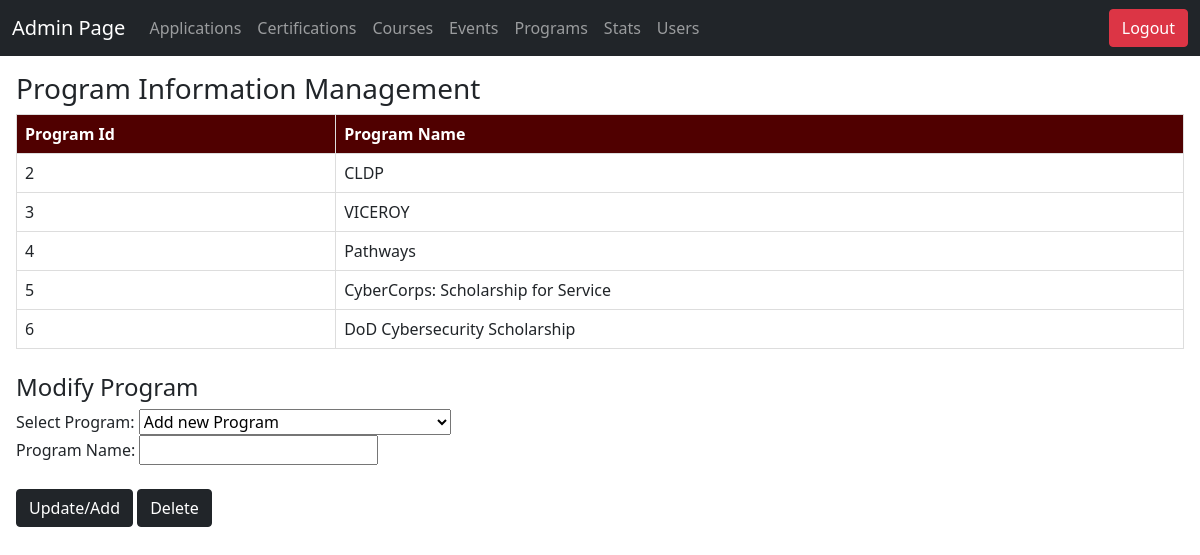
Screenshot of /admin/programs.php (signed in) with the database file from the repository.
### tables this page shows
CREATE TABLE `programs` (
  `prog_id` int(11) NOT NULL,
  `prog_name` varchar(128) NOT NULL
);

### utils/helpers.php (called while the page is built, shortened)
<?php
function getAllRecords($conn, $tableName, $id = null, $join_table = null, $join_on = null)
{
    if ($join_table && $join_on) {
        $sql = "SELECT * FROM $tableName
                JOIN $join_table ON $tableName.$join_on = $join_table.$join_on
                WHERE $tableName.user_id = '$id'";
    } elseif ($id) {
        $sql = "SELECT * FROM $tableName WHERE user_id = '$id'";
    } else {
        $sql = "SELECT * FROM $tableName";
    }
    $result = $conn->query($sql);
    $records = array();
    while ($row = $result->fetch_assoc()) {
        $records[] = $row;
    }
    return $records;
}
?>

### admin/programs.php (the view, shortened to what this page needs)
<?php
require_once "../utils/connect.php";
require "../utils/notification.php";
require "../utils/helpers.php";
$programs = getAllRecords($conn, 'programs');
?>
<!DOCTYPE html>
<html lang="en">
<head>
    <link rel="stylesheet" href="/bootstrap-5.0.2-dist/css/bootstrap.min.css">
</head>
<body>
    <nav class="navbar navbar-expand-lg navbar-dark bg-dark">
        <div class="container-fluid">
            <span class="navbar-brand">Admin Page</span>
            <div class="collapse navbar-collapse" id="navbarNav">
                <ul class="navbar-nav">
                    <li class="nav-item">
                        <a class="nav-link" href="applications.php">Applications</a>
                    </li>
                    <li class="nav-item">
                        <a class="nav-link" href="certifications.php">Certifications</a>
                    </li>
                    <li class="nav-item">
                        <a class="nav-link" href="courses.php">Courses</a>
                    </li>
                    <li class="nav-item">
                        <a class="nav-link" href="events.php">Events</a>
                    </li>
                    <li class="nav-item">
                        <a class="nav-link" href="programs.php">Programs</a>
                    </li>
                    <li class="nav-item">
                        <a class="nav-link" href="stats.php">Stats</a>
                    </li>
                    <li class="nav-item">
                        <a class="nav-link" href="users.php">Users</a>
                    </li>
                </ul>
            </div>
            <div class="navbar-nav ms-auto">
                <a href="../utils/logout.php" class="btn btn-danger">Logout</a>
            </div>
        </div>
    </nav>
    <section>
        <h3>Program Information Management</h3>
        <table border="1">
            <tr>
                <th>Program Id</th>
                <th>Program Name</th>
            </tr>
            <?php
            foreach ($programs as $program) {
                echo "<tr>";
                echo "<td><span>{$program['prog_id']}</span></td>";
                echo "<td><span>{$program['prog_name']}</span></td>";
                echo "</tr>";
            }
            ?>
        </table>
        <br>
        <h4>Modify Program</h4>
        <form method="post" action="<?php echo htmlspecialchars($_SERVER["PHP_SELF"]); ?>">
            <label>Select Program:</label>
            <select name="selected_record_id">
                <option value="add_new">Add new Program</option>
            </select>
            <br>
            <label>Program Name:</label>
            <input type="text" name="record_name"><br>
            <br>
            <button type="submit" name="update_record" class="btn btn-dark">Update/Add</button>
            <button type="submit" name="delete_record" class="btn btn-dark">Delete</button>
        </form>
    </section>
</body>
</html>

### utils/connect.php (style rules this page uses)
section { padding: 1em; }
table { width: 100%; border-collapse: collapse; }
th, td { border: 1px solid #ddd !important; padding: 8px; }
th { background-color: #500000 !important; color: white; }

### rows the page displays
programs: prog_id "2", prog_name "CLDP"
programs: prog_id "3", prog_name "VICEROY"
programs: prog_id "4", prog_name "Pathways"
programs: prog_id "5", prog_name "CyberCorps: Scholarship for Service"
programs: prog_id "6", prog_name "DoD Cybersecurity Scholarship"
